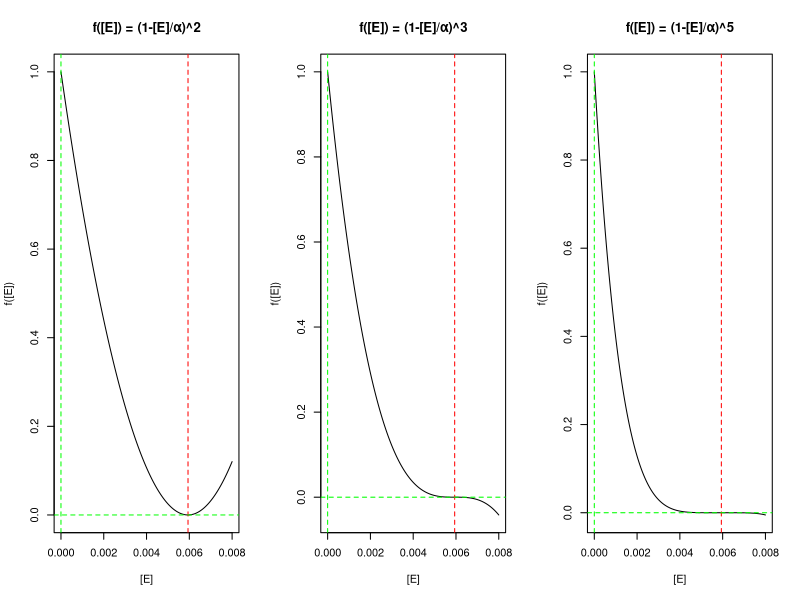

R code for this plot:
# Title     : Shows how death function scales death with EGF concentration
# Objective : plots that display probabilies of death with different exponents
# Created by: schencro
# Created on: 12/15/17

t <- seq(0,0.008,0.00001)

eq <- function(x){
    return((1-x/0.005939094)^2)
}

par(mfrow=c(1,3))
out <- sapply(t, eq)
ex <- paste("f([E]) = (1-[E]/α)","^2",sep="")
plot(t,out,xlab = "[E]",ylab="f([E])", type="l",main=ex)
abline(v=0.005939094, col="red", lty=2)
abline(v=0, col="green", lty=2)
abline(h=0, col="green", lty=2)

eq <- function(x){
    return((1-x/0.005939094)^3)
}

out <- sapply(t, eq)
ex <- paste("f([E]) = (1-[E]/α)","^3",sep="")
plot(t,out,xlab = "[E]",ylab="f([E])", type="l",main=ex)
abline(v=0.005939094, col="red", lty=2)
abline(v=0, col="green", lty=2)
abline(h=0, col="green", lty=2)

eq <- function(x){
    return((1-x/0.005939094)^5)
}

out <- sapply(t, eq)
ex <- paste("f([E]) = (1-[E]/α)","^5",sep="")
plot(t,out,xlab = "[E]",ylab="f([E])", type="l",main=ex)
abline(v=0.005939094, col="red", lty=2)
abline(v=0, col="green", lty=2)
abline(h=0, col="green", lty=2)

